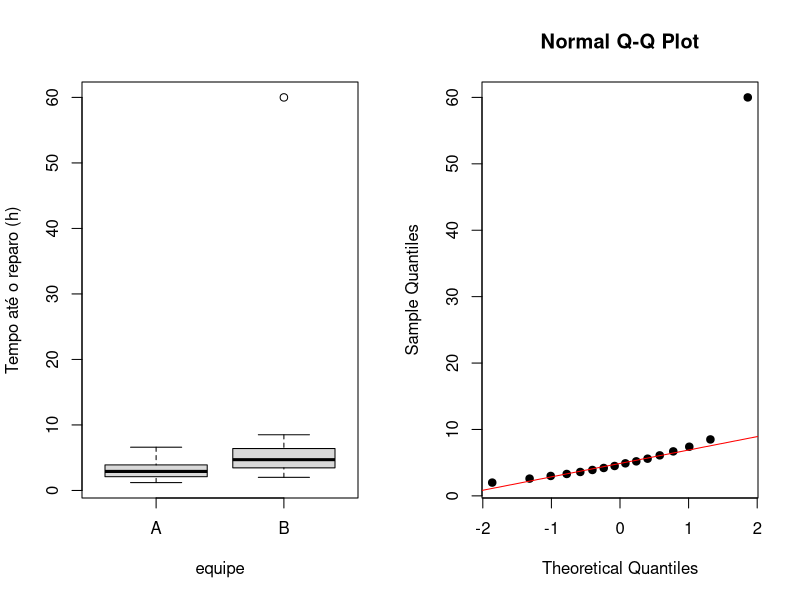
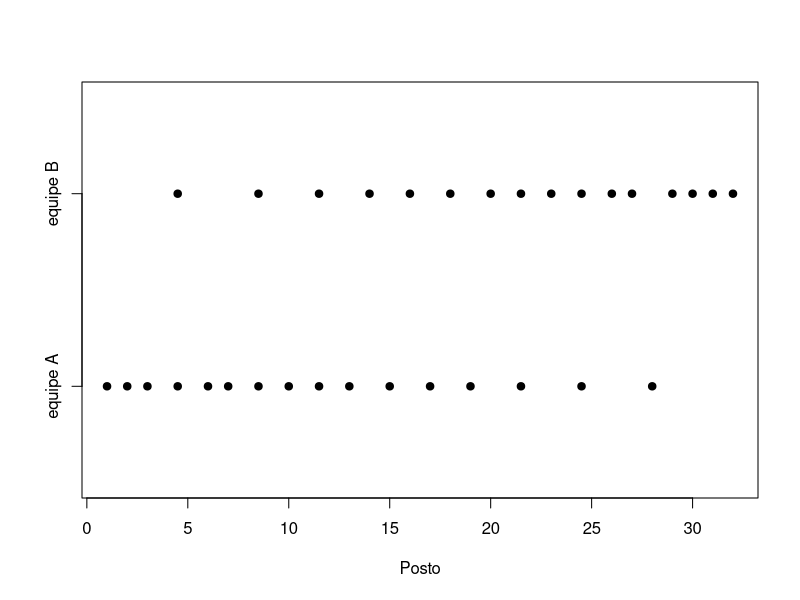

The R script that drew these images, in order:
# Mann-Whitney / Wilcoxon rank-sum: exemplo completo ----
# Pacote: apenas o stats (já vem com o R).

# 1. Dados: tempo até o reparo (h) de duas equipes de manutenção (dados fictícios)
equipeA <- c(1.6, 4.1, 2.8, 3.4, 5.2, 2.2, 2.4, 3.0, 1.2, 3.2, 1.8, 4.5, 3.7, 2.6, 2.0, 6.6)
equipeB <- c(60.0, 2.6, 2.0, 7.4, 4.5, 3.0, 4.2, 8.5, 6.7, 4.9, 3.9, 3.3, 3.6, 6.1, 5.6, 5.2)
dados <- data.frame(tempo = c(equipeA, equipeB),
                    equipe = factor(rep(c("A", "B"), each = 16)))
rbind(media = tapply(dados$tempo, dados$equipe, mean),
      mediana = tapply(dados$tempo, dados$equipe, median),
      dp = tapply(dados$tempo, dados$equipe, sd))

# 2. Por que não usar o teste t: assimetria forte e um valor extremo
par(mfrow = c(1, 2))
boxplot(tempo ~ equipe, data = dados, col = "gray85", ylab = "Tempo até o reparo (h)")
qqnorm(equipeB, pch = 19); qqline(equipeB, col = "red")
par(mfrow = c(1, 1))
tapply(dados$tempo, dados$equipe, function(v) shapiro.test(v)$p.value)
t.test(tempo ~ equipe, data = dados)        # Welch: não detecta

# 3. Teste de Mann-Whitney (o R chama de Wilcoxon rank sum)
wilcox.test(tempo ~ equipe, data = dados)

# 4. Com estimativa de Hodges-Lehmann e intervalo de confiança
wilcox.test(tempo ~ equipe, data = dados, conf.int = TRUE)

# 5. Cálculo manual: postos, somas e U
postos <- rank(dados$tempo)
R1 <- sum(postos[dados$equipe == "A"]); R2 <- sum(postos[dados$equipe == "B"])
n1 <- 16; n2 <- 16
c(R1 = R1, R2 = R2, total = R1 + R2, esperado = (n1 + n2) * (n1 + n2 + 1) / 2,
  U1 = R1 - n1 * (n1 + 1) / 2, U2 = R2 - n2 * (n2 + 1) / 2)

# 6. Tamanho do efeito: probabilidade de superioridade e delta de Cliff
U2 <- R2 - n2 * (n2 + 1) / 2
c(prob_superioridade = U2 / (n1 * n2), delta_de_Cliff = 2 * U2 / (n1 * n2) - 1)

# 7. O efeito do valor extremo e da transformação
semext <- equipeB[equipeB < 50]
c(t_sem_extremo = t.test(equipeA, semext)$p.value,
  MW_sem_extremo = wilcox.test(equipeA, semext)$p.value,
  t_com_log = t.test(log(equipeA), log(equipeB))$p.value)

# 8. Gráfico dos postos
plot(postos, as.numeric(dados$equipe), pch = 19, yaxt = "n",
     xlab = "Posto", ylab = "", ylim = c(0.5, 2.5))
axis(2, at = 1:2, labels = c("equipe A", "equipe B"))
